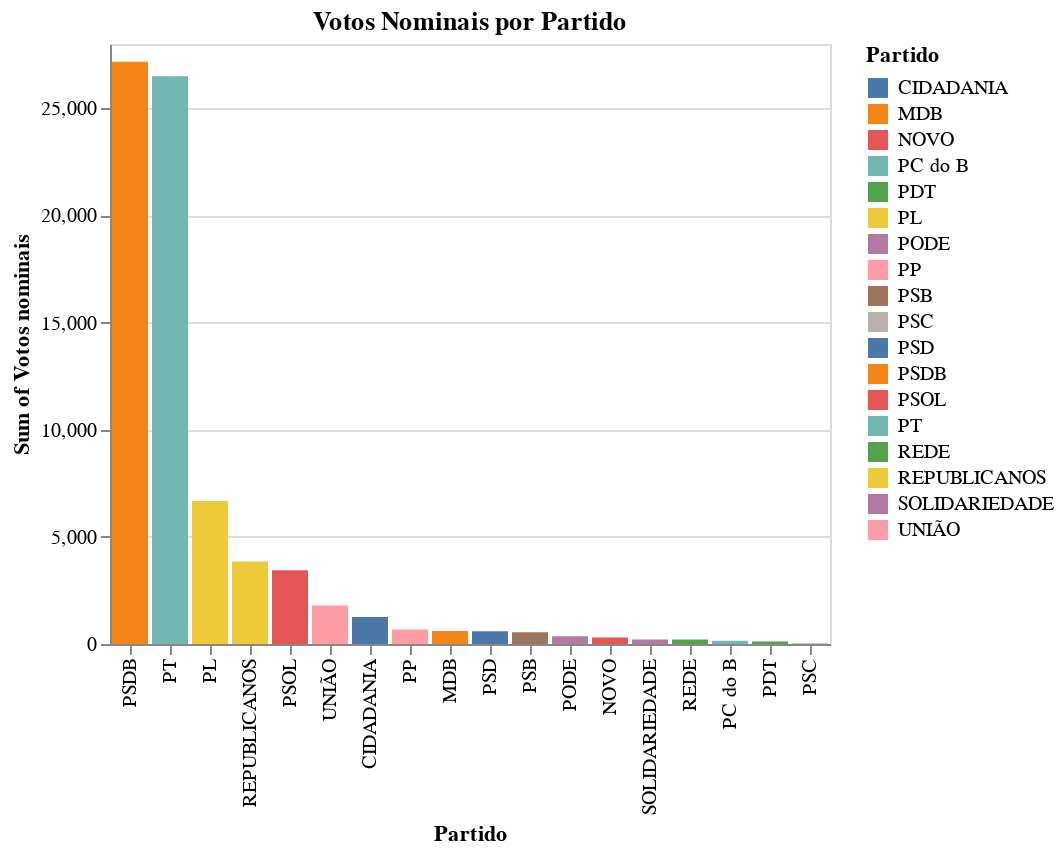

Notebook code cell kept with this figure:
### Code cell
# prompt: Usando o DataFrame df: barras

import altair as alt

# Create the bar chart
chart = alt.Chart(df).mark_bar().encode(
    x=alt.X('Partido', sort='-y'),  # Sort the parties by descending vote count
    y='sum(Votos nominais)',  # Aggregate votes for each party
    color='Partido',  # Color bars according to party
    tooltip=['Partido', 'sum(Votos nominais)']  # Add tooltips for details
).properties(
    title='Votos Nominais por Partido'  # Add a title to the chart
)

chart

### Figure 1 — Vega-Lite specification as saved in the notebook (floating-point values rounded to 4 significant figures)
{"config": {"view": {"continuousWidth": 400, "continuousHeight": 300}}, "data": {"name": "data-2c58e440fdf7e6c600144c2f1d2326de"}, "mark": "bar", "encoding": {"color": {"field": "Partido", "type": "nominal"}, "tooltip": [{"field": "Partido", "type": "nominal"}, {"aggregate": "sum", "field": "Votos nominais", "type": "quantitative"}], "x": {"field": "Partido", "sort": "-y", "type": "nominal"}, "y": {"aggregate": "sum", "field": "Votos nominais", "type": "quantitative"}}, "title": "Votos Nominais por Partido", "$schema": "https://vega.github.io/schema/vega-lite/v4.17.0.json", "datasets": {"data-2c58e440fdf7e6c600144c2f1d2326de": [{"Posição": 1, "Nome candidato": "CARLA SARDANO MORANDO", "Partido": "PSDB", "Votos nominais": 27046}, {"Posição": 2, "Nome candidato": "LUIZ FERNANDO TEIXEIRA FERREIRA", "Partido": "PT", "Votos nominais": 13084}, {"Posição": 3, "Nome candidato": "TEONÍLIO MONTEIRO DA COSTA", "Partido": "PT", "Votos nominais": 8290}, {"Posição": 4, "Nome candidato": "EDUARDO MATARAZZO SUPLICY", "Partido": "PT", "Votos nominais": 3903}, {"Posição": 5, "Nome candidato": "ALTAIR MORAES DE OLIVEIRA", "Partido": "REPUBLICANOS", "Votos nominais": 2615}, {"Posição": 6, "Nome candidato": "THIAGO REIS AURICCHIO", "Partido": "PL", "Votos nominais": 1494}, {"Posição": 7, "Nome candidato": "ANA CAROLINA ROSSI BARRETO SERRA", "Partido": "CIDADANIA", "Votos nominais": 1243}, {"Posição": 8, "Nome candidato": "PAULA NUNES DOS SANTOS", "Partido": "PSOL", "Votos nominais": 1183}, {"Posição": 9, "Nome candidato": "CARLOS ALBERTO GIANNASI", "Partido": "PSOL", "Votos nominais": 969}, {"Posição": 10, "Nome candidato": "TOME ABDUCH", "Partido": "REPUBLICANOS", "Votos nominais": 858}, {"Posição": 11, "Nome candidato": "EDIANE MARIA DO NASCIMENTO", "Partido": "PSOL", "Votos nominais": 847}, {"Posição": 12, "Nome candidato": "BRUNO ZAMBELLI SALGADO", "Partido": "PL", "Votos nominais": 762}, {"Posição": 13, "Nome candidato": "GILDEVANIO ILSO DOS SANTOS DINIZ", "Partido": "PL", "Votos nominais": 701}, {"Posição": 14, "Nome candidato": "AUGUSTO ZACARIAS CORREA LEITE", "Partido": "UNIÃO", "Votos nominais": 679}, {"Posição": 15, "Nome candidato": "DIMAS MECCA SAMPAIO", "Partido": "PL", "Votos nominais": 626}, {"Posição": 16, "Nome candidato": "ROBERVAL CONTE LOPES LIMA", "Partido": "PL", "Votos nominais": 562}, {"Posição": 17, "Nome candidato": "ANTONIO ASSUNÇÃO DE OLIM", "Partido": "PP", "Votos nominais": 481}, {"Posição": 18, "Nome candidato": "ANDRÉA WERNER SILVA BONOLI", "Partido": "PSB", "Votos nominais": 445}, {"Posição": 19, "Nome candidato": "DANIEL BEZERRA RIBEIRO SOARES", "Partido": "UNIÃO", "Votos nominais": 441}, {"Posição": 20, "Nome candidato": "MARCOS ROBERTO DAMASIO DA SILVA", "Partido": "PL", "Votos nominais": 424}, {"Posição": 21, "Nome candidato": "LUCAS DIEZ BOVE", "Partido": "PL", "Votos nominais": 415}, {"Posição": 22, "Nome candidato": "JOSÉ ROGERIO SOARES DOS SANTOS", "Partido": "MDB", "Votos nominais": 406}, {"Posição": 23, "Nome candidato": "MARTA MARIA FREIRE DA COSTA", "Partido": "PSD", "Votos nominais": 394}, {"Posição": 24, "Nome candidato": "FELIPE SOUZA MURAKAMI DE FRANCO", "Partido": "UNIÃO", "Votos nominais": 349}, {"Posição": 25, "Nome candidato": "MATHEUS COIMBRA MARTINS DE AGUIAR", "Partido": "PL", "Votos nominais": 345}, {"Posição": 26, "Nome candidato": "MÔNICA CRISTINA SEIXAS BONFIM", "Partido": "PSOL", "Votos nominais": 324}, {"Posição": 27, "Nome candidato": "LEONARDO DE SIQUEIRA LIMA", "Partido": "NOVO", "Votos nominais": 302}, {"Posição": 28, "Nome candidato": "RICARDO LONGATTI FRANÇA", "Partido": "PODE", "Votos nominais": 281}, {"Posição": 29, "Nome candidato": "VALERIA MULLER RAMOS BOLSONARO", "Partido": "PL", "Votos nominais": 276}, {"Posição": 30, "Nome candidato": "JORGE WILSON GONÇALVES DE MATTOS", "Partido": "REPUBLICANOS", "Votos nominais": 258}, {"Posição": 31, "Nome candidato": "PAULO JORGE MANSUR NETO", "Partido": "PL", "Votos nominais": 249}, {"Posição": 32, "Nome candidato": "CARLOS CEZAR DA SILVA", "Partido": "PL", "Votos nominais": 245}, {"Posição": 33, "Nome candidato": "RAFAEL SARAIVA GAIA", "Partido": "UNIÃO", "Votos nominais": 240}, {"Posição": 34, "Nome candidato": "RODRIGO AUGUSTO MORAES", "Partido": "PL", "Votos nominais": 231}, {"Posição": 35, "Nome candidato": "ÁTILA CESAR MONTEIRO JACOMUSSI", "Partido": "SOLIDARIEDADE", "Votos nominais": 211}, {"Posição": 36, "Nome candidato": "MARINA MEDEIROS HELOU", "Partido": "REDE", "Votos nominais": 210}, {"Posição": 37, "Nome candidato": "MARIA IZABEL AZEVEDO NORONHA", "Partido": "PT", "Votos nominais": 191}, {"Posição": 38, "Nome candidato": "LUIZ CLAUDIO MARCOLINO", "Partido": "PT", "Votos nominais": 185}, {"Posição": 39, "Nome candidato": "RAFAEL HENRIQUE CANO TELHADA", "Partido": "PP", "Votos nominais": 170}, {"Posição": 40, "Nome candidato": "OSEIAS SANTOS DA SILVA", "Partido": "PSD", "Votos nominais": 164}, {"Posição": 41, "Nome candidato": "DANILO MASCARENHAS DE BALAS", "Partido": "PL", "Votos nominais": 159}, {"Posição": 42, "Nome candidato": "EMIDIO PEREIRA DE SOUZA", "Partido": "PT", "Votos nominais": 150}, {"Posição": 43, "Nome candidato": "LECI BRANDÃO DA SILVA", "Partido": "PC do B", "Votos nominais": 148}, {"Posição": 44, "Nome candidato": "ITAMAR FRANCISCO MACHADO BORGES", "Partido": "MDB", "Votos nominais": 145}, {"Posição": 45, "Nome candidato": "PAULO BATISTA DOS REIS", "Partido": "PT", "Votos nominais": 123}, {"Posição": 46, "Nome candidato": "GUILHERME DA COSTA AGUIAR CORTEZ", "Partido": "PSOL", "Votos nominais": 123}, {"Posição": 47, "Nome candidato": "MÁRCIO MASSAMI NAKASHIMA", "Partido": "PDT", "Votos nominais": 119}, {"Posição": 48, "Nome candidato": "ROMULO CESAR FERNANDES", "Partido": "PT", "Votos nominais": 103}, {"Posição": 49, "Nome candidato": "JORGE DO CARMO SILVA", "Partido": "PT", "Votos nominais": 99}, {"Posição": 50, "Nome candidato": "MARCIA APARECIDA OVEJANEDA LIA", "Partido": "PT", "Votos nominais": 91}, {"Posição": 51, "Nome candidato": "PAULO ROBERTO FIORILO", "Partido": "PT", "Votos nominais": 80}, {"Posição": 52, "Nome candidato": "MARIO MAURICI DE LIMA MORAIS", "Partido": "PT", "Votos nominais": 78}, {"Posição": 53, "Nome candidato": "CLARICE CARASSOL AREVALO GANEM", "Partido": "PODE", "Votos nominais": 56}, {"Posição": 54, "Nome candidato": "EDNA BEZERRA SAMPAIO FERNANDES", "Partido": "REPUBLICANOS", "Votos nominais": 56}, {"Posição": 55, "Nome candidato": "FABIANA DE LIMA BARROSO", "Partido": "PL", "Votos nominais": 56}, {"Posição": 56, "Nome candidato": "CAMILA GODOI DA SILVA RODRIGUES", "Partido": "PSB", "Votos nominais": 55}, {"Posição": 57, "Nome candidato": "MILTON LEITE DA SILVA FILHO", "Partido": "UNIÃO", "Votos nominais": 54}, {"Posição": 58, "Nome candidato": "JORGE LUIS CARUSO", "Partido": "MDB", "Votos nominais": 54}, {"Posição": 59, "Nome candidato": "CAIO FRANÇA DE GOUVÊA GOMES", "Partido": "PSB", "Votos nominais": 47}, {"Posição": 60, "Nome candidato": "BRUNA DIAS FURLAN VICENTE", "Partido": "PSDB", "Votos nominais": 45}, {"Posição": 61, "Nome candidato": "RUI ALVES SOUZA JUNIOR", "Partido": "REPUBLICANOS", "Votos nominais": 41}, {"Posição": 62, "Nome candidato": "ANDRE LUIS DO PRADO", "Partido": "PL", "Votos nominais": 41}, {"Posição": 63, "Nome candidato": "DANIELE MAZUQUELI ALONSO", "Partido": "PL", "Votos nominais": 30}, {"Posição": 64, "Nome candidato": "ELISABETH SAHÃO", "Partido": "PT", "Votos nominais": 30}, {"Posição": 65, "Nome candidato": "THAINARA KAROLINE FARIA", "Partido": "PT", "Votos nominais": 29}, {"Posição": 66, "Nome candidato": "ALEXANDER MUNIZ DE OLIVEIRA", "Partido": "PL", "Votos nominais": 28}, {"Posição": 67, "Nome candidato": "LETICIA AGUIAR RESENDE ALVES", "Partido": "PP", "Votos nominais": 27}, {"Posição": 68, "Nome candidato": "PAULO ALVES CORRÊA JUNIOR", "Partido": "PSD", "Votos nominais": 27}, {"Posição": 69, "Nome candidato": "ROGERIO NOGUEIRA LOPES CRUZ", "Partido": "PSDB", "Votos nominais": 25}, {"Posição": 70, "Nome candidato": "ENIO FRANCISCO TATTO", "Partido": "PT", "Votos nominais": 24}, {"Posição": 71, "Nome candidato": "SOLANGE CRISTINA DE FREITAS", "Partido": "UNIÃO", "Votos nominais": 24}, {"Posição": 72, "Nome candidato": "CARLOS EDUARDO PIGNATARI", "Partido": "PSDB", "Votos nominais": 23}, {"Posição": 73, "Nome candidato": "GRACIELA DE LOURDES DAVID AMBROSIO", "Partido": "PL", "Votos nominais": 22}, {"Posição": 74, "Nome candidato": "HELIO DONIZETE ZANATTA", "Partido": "PSC", "Votos nominais": 20}, {"Posição": 75, "Nome candidato": "GERSON DIAS PESSOA", "Partido": "PODE", "Votos nominais": 18}, {"Posição": 76, "Nome candidato": "ANTONIO DONATO MADORMO", "Partido": "PT", "Votos nominais": 17}, {"Posição": 77, "Nome candidato": "ANA LUCIA LIPPAUS PERUGINI", "Partido": "PT", "Votos nominais": 15}, {"Posição": 78, "Nome candidato": "EDMIR JOSE ABI CHEDID", "Partido": "UNIÃO", "Votos nominais": 14}, {"Posição": 79, "Nome candidato": "RICARDO ROSSI MADALENA", "Partido": "PL", "Votos nominais": 12}, {"Posição": 80, "Nome candidato": "ELTON ALVES RIBEIRO DE CARVALHO JUNIOR", "Partido": "PSC", "Votos nominais": 12}, {"Posição": 81, "Nome candidato": "ANTONIO DIRCEU DALBEN", "Partido": "CIDADANIA", "Votos nominais": 11}, {"Posição": 82, "Nome candidato": "SEBASTIÃO DOS SANTOS FILHO", "Partido": "REPUBLICANOS", "Votos nominais": 11}, {"Posição": 83, "Nome candidato": "ANALICE FERNANDES", "Partido": "PSDB", "Votos nominais": 11}, {"Posição": 84, "Nome candidato": "RAFAEL FERNANDO ZIMBALDI", "Partido": "CIDADANIA", "Votos nominais": 10}, {"Posição": 85, "Nome candidato": "VINICIUS ALMEIDA CAMARINHA", "Partido": "PSDB", "Votos nominais": 10}, {"Posição": 86, "Nome candidato": "CARLOS EDUARDO NOBREGA", "Partido": "PODE", "Votos nominais": 9}, {"Posição": 87, "Nome candidato": "GILMACI DOS SANTOS BARBOSA", "Partido": "REPUBLICANOS", "Votos nominais": 9}, {"Posição": 88, "Nome candidato": "RAFAEL ANTONIO DA SILVA", "Partido": "PSD", "Votos nominais": 9}, {"Posição": 89, "Nome candidato": "MARIA LUCIA CARDOSO PINTO AMARY", "Partido": "PSDB", "Votos nominais": 8}, {"Posição": 90, "Nome candidato": "JOSE ANTONIO BARROS MUNHOZ", "Partido": "PSDB", "Votos nominais": 7}, {"Posição": 91, "Nome candidato": "VITOR ALEXANDRE RODRIGUES", "Partido": "REPUBLICANOS", "Votos nominais": 6}, {"Posição": 92, "Nome candidato": "OCIMAR DONIZETI LEO OLIVEIRA", "Partido": "MDB", "Votos nominais": 5}, {"Posição": 93, "Nome candidato": "VALDOMIRO LOPES DA SILVA JUNIOR", "Partido": "PSB", "Votos nominais": 1}, {"Posição": 94, "Nome candidato": "MAURO BRAGATO", "Partido": "PSDB", "Votos nominais": 1}]}}
